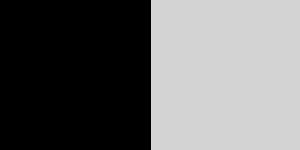
Frame 1 (no input)
Frame 60 (the mouse pressed at the canvas centre just before this capture): identical to frame 1, image omitted
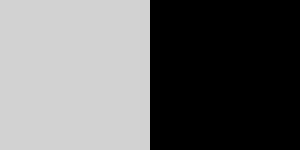
Frame 120 (the mouse held since frame 60 and released just before this capture)

The Processing sketch that drew these frames (run headless with seeded random() and noise(); from frame 60 on, the mouse is pressed at the canvas centre):

// Processing sketch: Cap2_4_1_Cond_IF
// ── Cap2_4_1_Cond_IF.pde
/*
 * Livro: O Código Transcendente
 * por Mateus Paresqui Berruezo.
 * Capítulo 2 - Seção 2.4
 * 
 * Parte do repositório encontrado em:
 * https://github.com/codigotranscendente/livro
 *
 * MIT License. Pode ser consultada em:
 * https://opensource.org/licenses/MIT
 */

void setup() {
  size(300,150);
}

void draw() {
  background(210);
  fill(0);
  
  // Se o mouse estiver na parte esquerda da janela ela é preenchida com um retângulo preto.
  // Caso contrário, o mouse estará na parte direita, e ela será preenchida.
  if(mouseX < width/2) {
    rect(0,0,width/2,height);
  }
  else {
    rect(width/2,0,width/2,height);
  }
}
